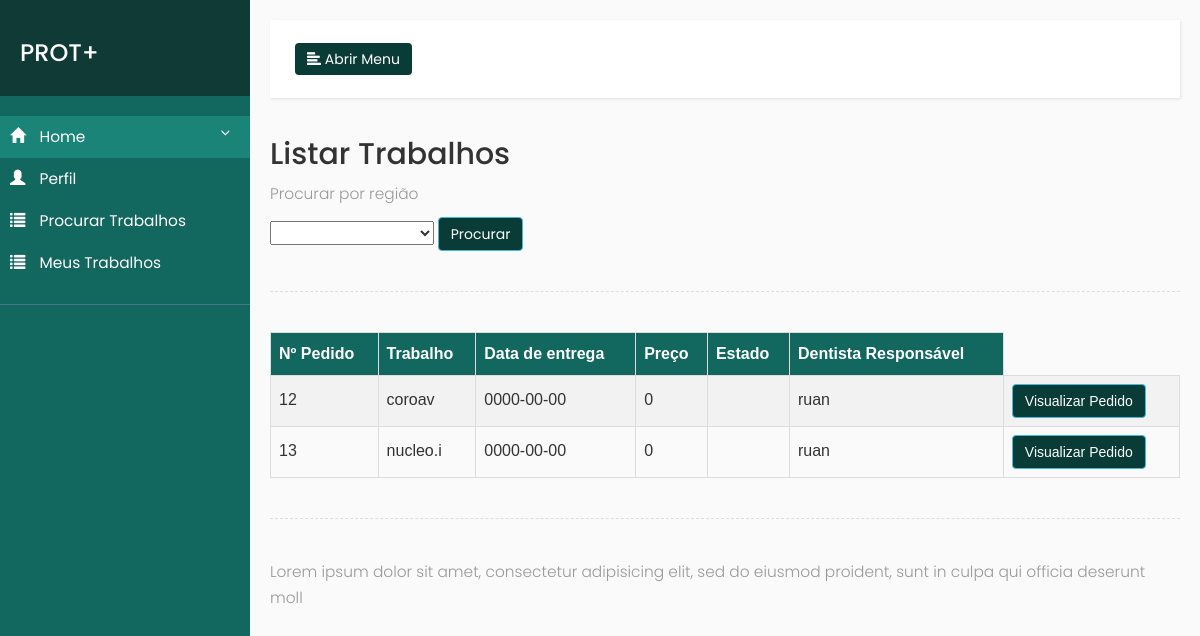
Page /trabalhosProtetico.php (signed in) on the earlier database version.
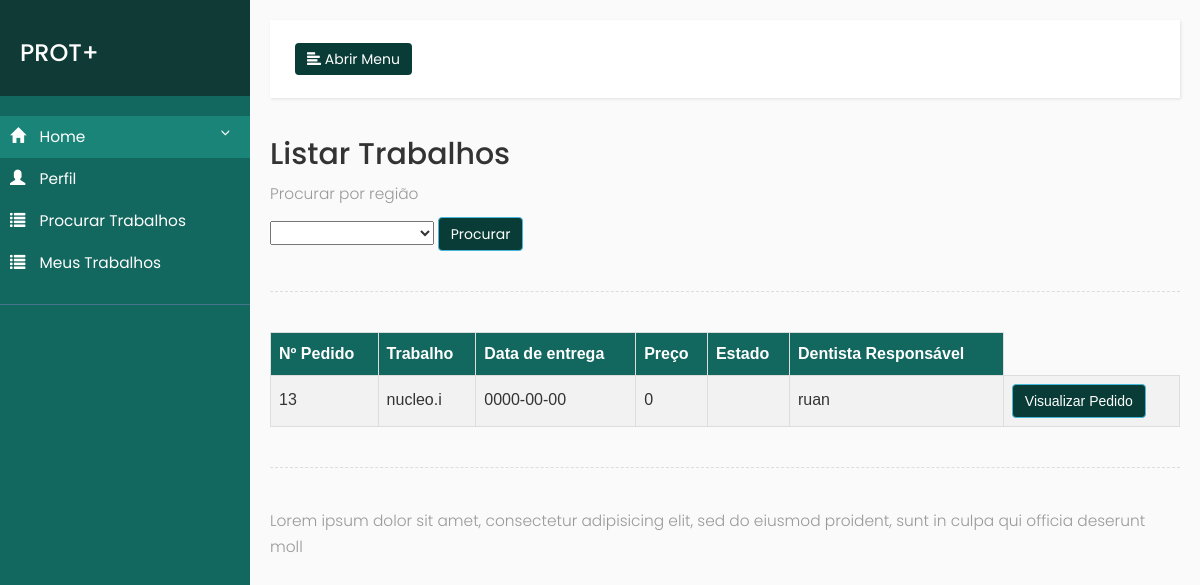
Same page on the later database version.
### tables this page shows
CREATE TABLE `pedidos` (
  `id` int(50) NOT NULL,
  `trabalho` varchar(100) NOT NULL,
  `sexo` varchar(50) NOT NULL,
  `idade_paciente` varchar(50) NOT NULL,
  `num_dente` varchar(50) NOT NULL,
  `cor_dente` varchar(50) NOT NULL,
  `obs` varchar(500) NOT NULL,
  `dentista` varchar(500) NOT NULL,
  `disponibilidade` varchar(400) NOT NULL,
  `protetico_resp` varchar(500) NOT NULL,
  `valor_medio` int(10) NOT NULL,
  `estado` varchar(500) NOT NULL,
  `data_entrega` date NOT NULL
);

### trabalhosProtetico.php (the view, shortened to what this page needs)
<?php
include("conecta.php");
$pesquisaEstado = $_GET['estado'];
$consulta = "SELECT id, trabalho, obs, sexo,idade_paciente, data_entrega, valor_medio, estado, dentista, num_dente,
cor_dente FROM pedidos WHERE estado = '$pesquisaEstado'";
$con = $conexao ->query($consulta) or die ($con->error);
?>
        <link rel="stylesheet" href="https://maxcdn.bootstrapcdn.com/bootstrap/3.3.7/css/bootstrap.min.css">
        <link rel="stylesheet" href="css/sidebar.css">
    </head>
    <body>
        <div class="wrapper">
            <nav id="sidebar">
                <div class="sidebar-header">
                    <h3>PROT+</h3>
                </div>
                <ul class="list-unstyled components">
                    <li class="active">
                        <a href="#homeSubmenu" data-toggle="collapse" aria-expanded="false">
                            <i class="glyphicon glyphicon-home"></i>
                            Home
                        </a>
                    </li>
                    <li>
                        <a href="#">
                            <i class="glyphicon glyphicon-user"></i>
                            Perfil
                        </a>
                    </li>
                    <li>
                        <a href="/PI-SegPeriodo/trabalhosProtetico.php?estado=">
                            <i class="glyphicon glyphicon-list"></i>
                            Procurar Trabalhos
                        </a>
                    </li>
                    <li>
                        <a href="#">
                            <i class="glyphicon glyphicon-list"></i>
                            Meus Trabalhos
                        </a>
                    </li>
                </ul>
            </nav>
            <div id="content">
                <nav class="navbar navbar-default">
                    <div class="container-fluid">
                        <div class="navbar-header">
                            <button type="button" id="sidebarCollapse" class="btn btn-info navbar-btn">
                                <i class="glyphicon glyphicon-align-left"></i>
                                <span>Abrir Menu</span>
                            </button>
                        </div>
                        <div class="collapse navbar-collapse" id="bs-example-navbar-collapse-1">
                        </div>
                    </div>
                </nav>
                <h2>Listar Trabalhos</h2>
                <p>Procurar por região
                 <form  action="trabalhosProtetico.php?estado="  method="get">
                    <select name="estado">
                            <option value=""></option>
                            <option value="AC">Acre</option>
                    </select>
                    <button class="btn btn-info" onclick="pesquisa_Sucesso()" type="submit">Procurar</button>
                </form>
                </p>
                <div class="line"></div>
                <table id="tabelaCustom">
                    <tr>
                        <th>Nº Pedido</th>
                        <th>Trabalho</th>
                        <th>Data de entrega</th>
                        <th>Preço</th>
                        <th>Estado</th>
                        <th>Dentista Responsável</th>
                    </tr>
                    <?php while($dado = $con->fetch_array()){?>
                    <tr>
                        <td style="padding-bottom: 10px;"><?php echo $dado["id"];?></td>
                        <td style="padding-bottom: 10px;"><?php echo $dado["trabalho"];?></td>
                        <td style="padding-bottom: 10px;"><?php echo $dado["data_entrega"];?></td>
                        <td style="padding-bottom: 10px;"><?php echo $dado["valor_medio"];?></td>
                        <td style="padding-bottom: 10px;"><?php echo $dado["estado"];?></td>
                        <td style="padding-bottom: 10px;"><?php echo $dado["dentista"];?></td>
                       <td><button type="button" class="btn btn-info" data-toggle="modal" data-target="#alterarMODAL<?php echo $dado["id"]?>">Visualizar Pedido</button></td>
                        <div class="modal fade" id="alterarMODAL<?php echo $dado["id"]?>" role="dialog">
                           <div class="modal-dialog">
                             <div class="modal-content">
                               <div class="modal-body">
                                <form action="visualizarpedido.php" method="get">
                                <div class="row">
                                    <div class="col-md-4">
                                 <p><b>Sexo<b></p>
                                    </div>
                                </div>
                                </form>
                               </div>
                             </div>
                           </div>
                         </div>
                       </tr>
                    <?php } ?>
                </table>
                <div class="line"></div>
               <p>
                Lorem ipsum dolor sit amet, consectetur adipisicing elit, sed do eiusmod
                proident, sunt in culpa qui officia deserunt moll
                </p>
            </div>
        </div>
    </body>
</html>

### css/sidebar.css (style rules this page uses)
body { font-family: 'Poppins', sans-serif; background: #fafafa; }
.btn-info { background: #093c36; }
p { font-family: 'Poppins', sans-serif; font-size: 1.1em; font-weight: 300; line-height: 1.7em; color: #999; }
a, a:hover, a:focus { color: inherit; text-decoration: none; transition: all 0.3s; }
.navbar { padding: 15px 10px; background: #fff; border: none; border-radius: 0; margin-bottom: 40px; box-shadow: 1px 1px 3px rgba(0, 0, 0, 0.1); }
.navbar-btn { box-shadow: none; outline: none !important; border: none; }
.line { width: 100%; height: 1px; border-bottom: 1px dashed #ddd; margin: 40px 0; }
i, span { display: inline-block; }
.wrapper { display: flex; align-items: stretch; }
#sidebar { min-width: 250px; max-width: 250px; background: #12675e; color: #fff; transition: all 0.3s; }
#sidebar ul li a { text-align: left; }
#sidebar .sidebar-header { padding: 20px; background: #0f3a35; }
#sidebar ul.components { padding: 20px 0; border-bottom: 1px solid #47748b; }
#sidebar ul li a { padding: 10px; font-size: 1.1em; display: block; }
#sidebar ul li a i { margin-right: 10px; }
#sidebar ul li.active > a, a[aria-expanded="true"] { color: #fff; background:#1a8479; }
a[data-toggle="collapse"] { position: relative; }
a[aria-expanded="false"]::before, a[aria-expanded="true"]::before { content: '\e259'; display: block; position: absolute; right: 20px; font-family: 'Glyphicons Halflings'; font-size: 0.6em; }
#content { padding: 20px; min-height: 100vh; transition: all 0.3s; max-width: 100%; }

### trabalhosProtetico.php (style rules this page uses)
#tabelaCustom { font-family: "Trebuchet MS", Arial, Helvetica, sans-serif; border-collapse: collapse; width: 100%; }
#tabelaCustom td, #tabelaCustom th { border: 1px solid #ddd; padding: 8px; }
#tabelaCustom tr:nth-child(even) { background-color: #f2f2f2; }
#tabelaCustom th { padding-top: 12px; padding-bottom: 12px; text-align: left; background-color: #12675e; color: white; }

Differences in the rows shown:
removed pedidos: id "12", trabalho "coroav", data_entrega "0000-00-00", valor_medio "0", dentista "ruan"
